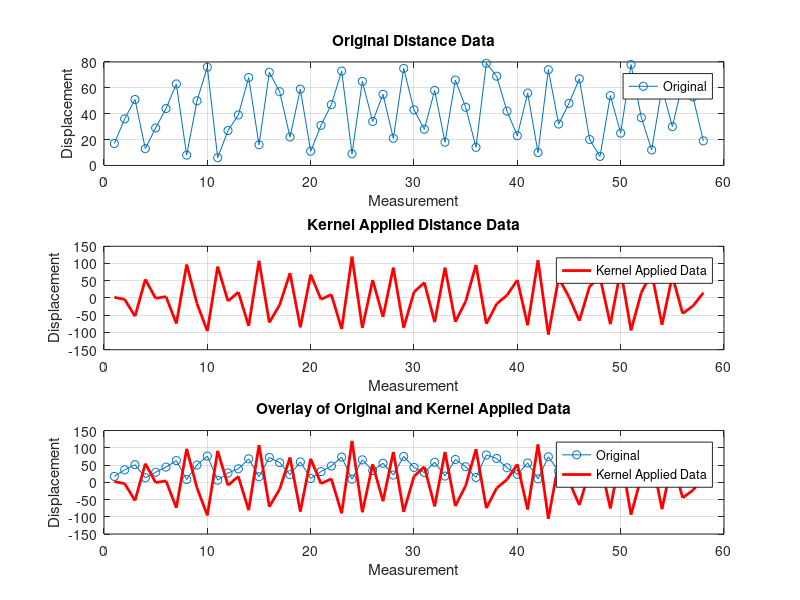

The MATLAB script that drew this image:
distance = [17 36 51 13 29 44 63 8 50 76 6 27 39 68 16 72 57 22 59 11 31 47 73 9 65 34 55 21 75 43 28 58 18 66 45 14 79 69 42 23 56 10 74 32 48 67 20 7 54 25 78 37 12 60 30 64 53 19];
h = 1;
kernela = 1;
kernelb = -2;
kernelc = 1;
kernel = [kernela kernelb kernelc]/h^2;
result = conv(distance, kernel, 'same');
figure;
subplot(3, 1, 1);
plot(distance, '-o', 'DisplayName', 'Original');
title('Original Distance Data');
xlabel('Measurement');
ylabel('Displacement');
grid on;
legend;

subplot(3, 1, 2);
plot(result, '-r', 'LineWidth', 2, 'DisplayName', 'Kernel Applied Data');
title('Kernel Applied Distance Data');
xlabel('Measurement');
ylabel('Displacement');
grid on;
legend;

subplot(3, 1, 3);
plot(distance, '-o', 'DisplayName', 'Original');
hold on;
plot(result, '-r', 'LineWidth', 2, 'DisplayName', 'Kernel Applied Data');
title('Overlay of Original and Kernel Applied Data');
xlabel('Measurement');
ylabel('Displacement');
grid on;
legend;